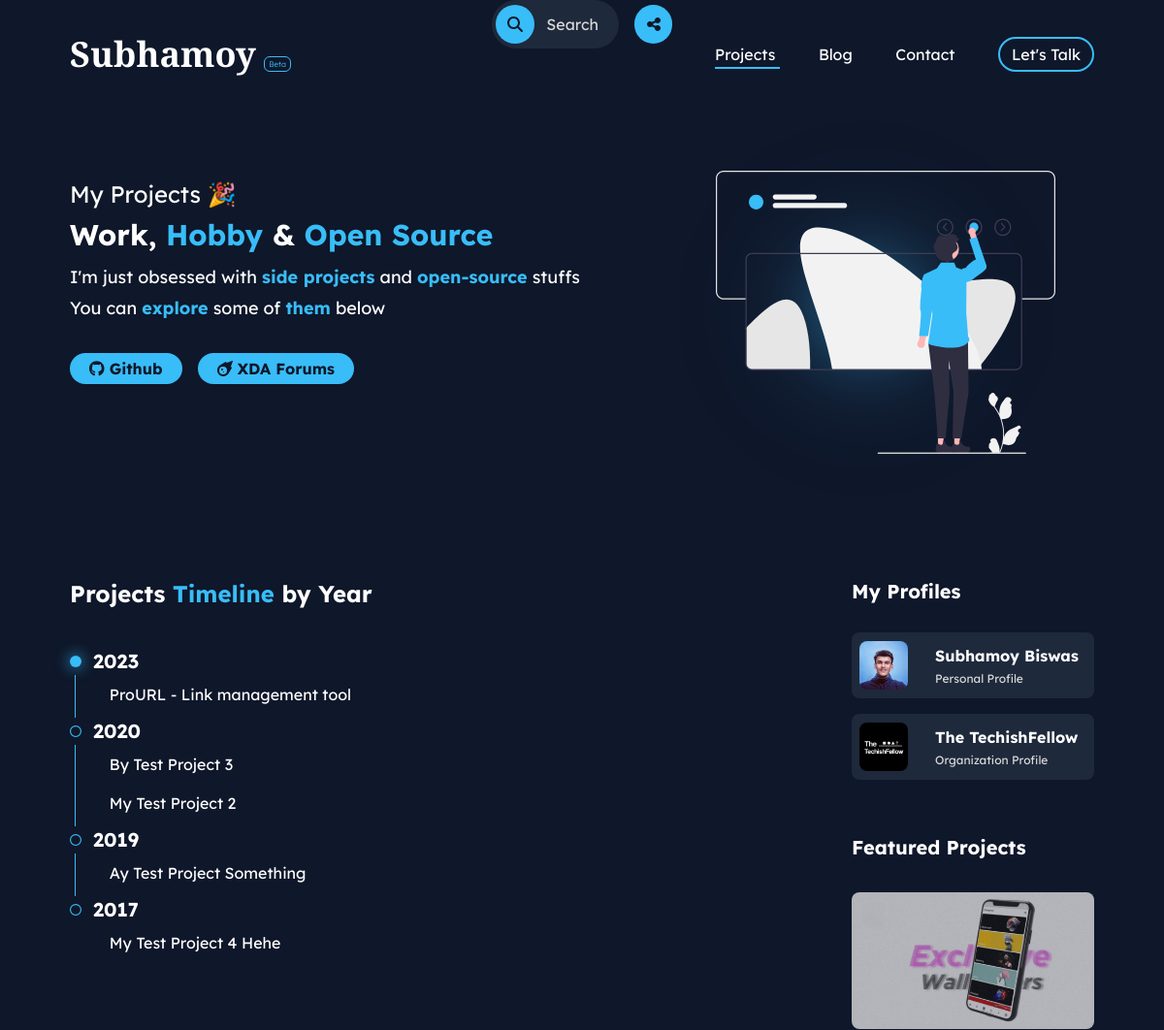
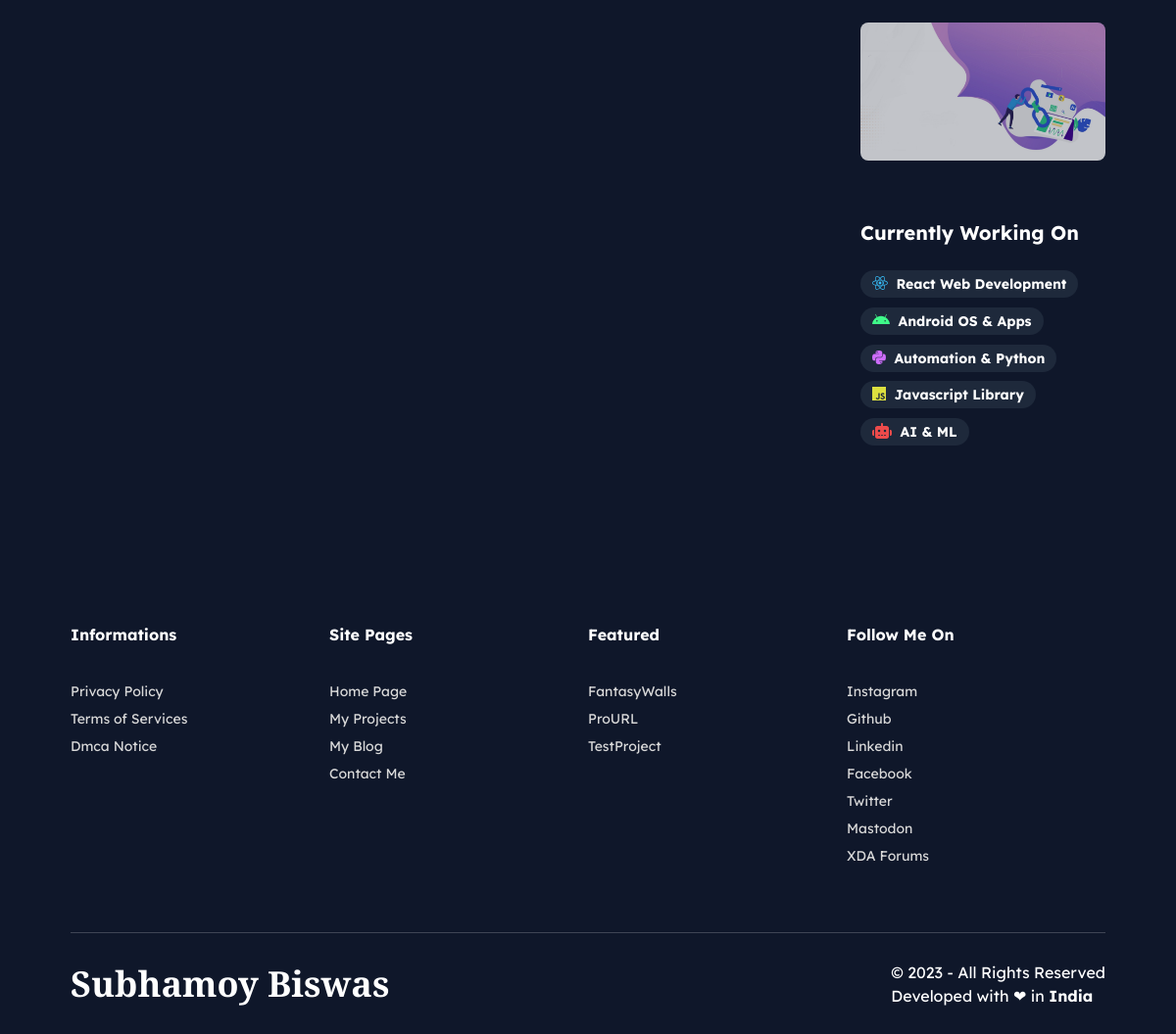
The app's page /htdocs/projects.php with its own data (2 pictures, top to bottom).
### tables this page shows
CREATE TABLE `projects` (
  `id` int(10) NOT NULL,
  `name` varchar(100) NOT NULL,
  `shortdes` varchar(100) NOT NULL,
  `description` varchar(200) NOT NULL,
  `link` varchar(100) NOT NULL,
  `year` int(4) NOT NULL,
  `stag` varchar(100) DEFAULT NULL
);

CREATE TABLE `profile` (
  `id` int(10) NOT NULL,
  `name` varchar(100) NOT NULL,
  `description` varchar(100) NOT NULL,
  `link` varchar(200) NOT NULL,
  `photo` varchar(200) NOT NULL,
  `stag` varchar(100) DEFAULT NULL
);

CREATE TABLE `featured_projects` (
  `id` int(10) NOT NULL,
  `name` varchar(100) NOT NULL,
  `description` varchar(200) NOT NULL,
  `link` varchar(100) NOT NULL,
  `thumbnail` varchar(100) DEFAULT NULL
);

CREATE TABLE `working_on` (
  `id` int(10) NOT NULL,
  `title` varchar(100) NOT NULL,
  `icon` varchar(100) NOT NULL,
  `icon_color` varchar(50) NOT NULL
);

CREATE TABLE `socials` (
  `id` int(10) NOT NULL,
  `platform` varchar(100) NOT NULL,
  `icon` varchar(100) NOT NULL,
  `link` varchar(100) NOT NULL,
  `stag` varchar(100) DEFAULT NULL
);

### htdocs/core/query_functions.php (called while the page is built, shortened)
<?php
function fetch_all_records($conn, $table_name) {
    $sql = "SELECT * FROM $table_name";
    $result = $conn -> query($sql);
    return $result;
}
function create_project_years_array($conn) {
    $sql = "SELECT DISTINCT year FROM projects ORDER BY year DESC";
    $result = $conn -> query($sql);
    if ($result) {
        $years = array();
        while ($row = $result -> fetch_assoc()) {
            $years[] = $row['year'];
        }
        return $years;
    }
}
function fetch_projects_by_year($conn, $year) {
    $sql = "SELECT * FROM projects WHERE year = $year ORDER BY id DESC";
    $result = $conn -> query($sql);
    return $result;
}
function fetch_social_link($conn, $platform_name) {
    $sql = "SELECT link FROM socials WHERE platform = '$platform_name'";
    $result = $conn -> query($sql);
    if($result -> num_rows > 0){
        $row = $result -> fetch_assoc();
        return $row['link'];
    }
    else {
        return "#";
    }
}
function fetch_social_icon($conn, $platform_name) {
    $sql = "SELECT icon FROM socials WHERE platform = '$platform_name'";
    $result = $conn -> query($sql);
    if($result -> num_rows > 0){
        $row = $result -> fetch_assoc();
        return $row['icon'];
    }
}
?>

### htdocs/core/host_config.php (called while the page is built)
<?php
$currentHost = $_SERVER['HTTP_HOST'];
if($currentHost == "localhost") {
    $basePath = "https://localhost/neosubhamoy/htdocs";
}
elseif ($currentHost == "192.168.29.177") {
    $basePath = "https://192.168.29.177/neosubhamoy/htdocs";
}
else {
    $basePath = "https://" . $currentHost;
}
?>

### htdocs/projects.php (the view, shortened to what this page needs)
<?php
require '../connection.php';
require 'core/host_config.php';
require 'core/query_functions.php';
$years = create_project_years_array($conn);
?>
<!DOCTYPE html>
<html lang="en">
<head>
    <?php require 'assets/_integrate.php';?>
</head>
<body class="font-lexend bg-bg_primary text-accent_secondary">
    <?php include 'assets/_floatingbar.php';?>
    <?php require 'assets/_header.php';?>
    <div class="projectsbox w-full px-4 lg:px-[4.5rem]">
        <div class="herosection w-full flex flex-col-reverse justify-center lg:flex-row lg:justify-between items-center mb-3">
            <div class="herotitle w-full px-2 lg:px-0 lg:mt-16 lg:mb-10 2xl:mt-24 2xl:mb-32">
                <p class="text-xl lg:text-2xl my-3 lg:my-2">My Projects  🎉</p>
                <h1 class="text-2xl lg:text-3xl mt-1 mb-4 lg:mt-2 lg:mb-3 whitespace-nowrap font-bold">Work, <span class="text-accent_primary">Hobby</span> & <span class="text-accent_primary">Open Source</span></h1>
                <h2 class="text-lg mt-3 mb-1 lg:mt-2 lg:mb-1 lg:whitespace-nowrap">I'm just obsessed with <span class="text-accent_primary font-bold">side projects</span> and <span class="text-accent_primary font-bold">open-source</span> stuffs</h2>
                <h3 class="text-lg mt-1 mb-3 lg:mt-1 lg:mb-2 lg:whitespace-nowrap">You can <span class="text-accent_primary font-bold">explore</span> some of <span class="text-accent_primary font-bold">them</span> below</h3>
                <div class="w-full flex justify-start items-center my-7 lg:my-6">
                    <button class="w-fit px-5 py-1 my-2 mr-2 font-bold bg-accent_primary text-bg_primary rounded-full hover:shadow-lg hover:shadow-accent_secondary_transparent hover:bg-accent_secondary hover:rounded-lg transition transform duration-500" onclick="window.open('<?php echo fetch_social_link($conn, 'Github') ?>', '_blank')"><i class="text-bg_primary <?php echo fetch_social_icon($conn, 'Github') ?>"></i> Github</button>
                    <button class="w-fit px-5 py-1 my-2 ml-2 font-bold bg-accent_primary text-bg_primary rounded-full hover:shadow-lg hover:shadow-accent_secondary_transparent hover:bg-accent_secondary hover:rounded-lg transition transform duration-500" onclick="window.open('<?php echo fetch_social_link($conn, 'XDA Forums') ?>', '_blank')"><i class="text-bg_primary <?php echo fetch_social_icon($conn, 'XDA Forums') ?>"></i> XDA Forums</button>
                </div>
            </div>
            <div class="heroimage w-full h-full flex justify-center lg:justify-end items-center mt-10 lg:mt-0">
                <div class="wrapper w-[250px] lg:w-[350px] mb-20 mt-10 lg:mb-0 lg:mt-16 lg:mr-10 z-20">
                    <img src="./assets/images/projects-heroimage.svg" alt="heroimage">
                </div>
            </div>
        </div>
        <div class="projectssection w-full flex justify-between items-start mt-32 mb-72 lg:mb-32 px-2 lg:px-0">
            <div class="lefttimeline">
                <h4 class="text-2xl font-bold mb-10">Projects <span class="text-accent_primary">Timeline</span> by Year</h4>
                <div class="timeline">
                <?php
                foreach ($years as $selectedYear) {
                    $projects = fetch_projects_by_year($conn, $selectedYear);
                    if($projects) {
                        echo <<<HTML
                        <div class='year flex items-center'>
                        HTML;
                        if($selectedYear === reset($years)) {
                            echo <<<HTML
                            <i class='fa-solid fa-circle fa-beat-fade text-xs text-accent_primary shadow-[0px_0px_15px] shadow-accent_primary rounded-2xl mr-3'></i>
                            HTML;
                        }
                        else {
                            echo <<<HTML
                            <i class='fa-regular fa-circle text-xs text-accent_primary mr-3'></i>
                            HTML;
                        }
                        echo <<<HTML
                        <h6 class='text-xl font-bold'>$selectedYear</h6>
                        </div>
                        <div class='yearbox flex'>
                        HTML;
                        if ($selectedYear === end($years)) {
                            echo <<<HTML
                            <div class='timelinebarcont w-2 border-l-bg_primary border-l-[1px] ml-[0.30rem]'></div>
                            HTML;
                        }
                        else {
                            echo <<<HTML
                            <div class='timelinebarcont w-2 border-l-accent_primary border-l-[1px] ml-[0.30rem]'></div>
                            HTML;
                        }
                        echo <<<HTML
                        <div class='yearlyprojects flex flex-col'>
                        HTML;
                        while ($project = $projects -> fetch_assoc()) {
                            echo "
                            <a class='projectitem my-2 ml-7 last:mb-3' href='".$project['link']."' target='_blank'>".$project['name'].($project['shortdes'] != "" ? ' - '. $project['shortdes'] : '')."</a>
                            ";
                        }
                        echo <<<HTML
                        </div>
                        </div>
                        HTML;
                    }
                }
                ?>
                </div>
            </div>
            <div class="rightfeatured hidden lg:block">
                <h5 class="text-xl font-bold mb-5">My Profiles</h5>
                <div class="w-full flex flex-col justify-center items-center mb-12">
                    <?php
                    $profiles = fetch_all_records($conn, "profile");
                    if($profiles -> num_rows > 0) {
                        while($profile = $profiles -> fetch_assoc()) {
                            echo "
                            <div class='w-full flex justify-start items-center bg-bg_secondary p-2 rounded-lg my-2 cursor-pointer hover:bg-bg_third transition transform duration-500' onclick=\"window.open('".$profile['link']."')\">
                                <div class='wrapper w-[50px] rounded-lg overflow-hidden'><img src='".$profile['photo']."' alt='".str_replace(' ', '', strtolower($profile['name']))."'></div>
                                <div class='w-ful ml-7'>
                                    <h6 class='text-base font-bold my-1'>".$profile['name']."</h6>
                                    <p class='text-xs text-accent_three my-1'>".$profile['description']."</p>
                                </div>
                            </div>
                            ";
                        }
                    }
                    ?>
                </div>
                <h5 class="text-xl font-bold mb-5">Featured Projects</h5>
                <div class="w-full flex flex-col justify-center items-center mb-12">
                    <?php
                    $featured_projects = fetch_all_records($conn,"featured_projects");
                    if($featured_projects -> num_rows > 0){
                        $counter = 0;
                        while($featured_item = $featured_projects -> fetch_assoc()) {
                            if ($counter < 2) {
                                echo "
                                <div class='group w-[250px] rounded-lg overflow-hidden my-3 relative border-accent_three hover:border-[3px] transition-[border-width] transform duration-100'>
                                    <div class='overlay absolute w-full h-full bg-gradient-to-r from-bg_third z-20 flex-col p-3 hidden group-hover:flex'>
                                        <h6 class='text-xl mb-1'>".$featured_item['name']."</h6>
                                        <p class='text-xs font-[300] mb-4 text-accent_three'>".$featured_item['description']."</p>
                                        <a class='text-sm font-[300] bg-[rgba(255,_255,_255,_0.25)] border-[1px] border-accent_secondary text-accent_secondary px-3 py-[0.15rem] w-fit rounded-full hover:rounded hover:bg-accent_secondary hover:text-bg_primary hover:shadow-lg hover:shadow-accent_secondary_transparent transition transform duration-500' href='".$featured_item['link']."' target='_blank'>View Now</a>
                                    </div>
                                    <img class='opacity-[0.75]' src='".$featured_item['thumbnail']."' alt='".strtolower($featured_item['name'])."'>
                                </div>
                                ";
                            }
                            $counter++;
                            if ($counter >= 2) {
                                break;
                            }
                        }
                    }
                    ?>
                </div>
                <h5 class="text-xl font-bold mb-5">Currently Working On</h5>
                <div class="w-full flex flex-col justify-center flex-wrap mb-12">
                    <?php
                    $working_on = fetch_all_records($conn, "working_on");
                    if($working_on -> num_rows > 0) {
                        while($working_on_topic = $working_on -> fetch_assoc()) {
                            echo"
                            <div class='w-fit my-[0.30rem] text-sm font-bold bg-bg_secondary px-3 py-1 rounded-full'><i class='text-base mr-1 ".$working_on_topic['icon']."' style='color: ".$working_on_topic['icon_color']."'></i> ".$working_on_topic['title']."</div>
                            ";
                        }
                    }
                    ?>
                </div>
            </div>
        </div>
    </div>
    <?php require 'assets/_footer.php';?>
</body>
</html>

### htdocs/assets/_footer.php
<footer class="w-full px-6 lg:px-[4.5rem]">
    <div class="fottermenu w-full flex justify-around flex-wrap lg:flex-nowrap mb-10">
        <div class="w-[50%] lg:w-[25%] flex flex-col justify-start items-start mb-10 lg:mb-0">
            <h6 class="font-bold mb-8">Informations</h6>
            <a class="text-sm text-accent_three my-1 hover:text-accent_secondary transition transform duration-100" href="">Privacy Policy</a>
            <a class="text-sm text-accent_three my-1 hover:text-accent_secondary transition transform duration-100" href="">Terms of Services</a>
            <a class="text-sm text-accent_three my-1 hover:text-accent_secondary transition transform duration-100" href="">Dmca Notice</a>
        </div>
        <div class="w-[50%] lg:w-[25%] flex flex-col justify-start items-start mb-10 lg:mb-0">
            <h6 class="font-bold mb-8">Site Pages</h6>
            <a class="text-sm text-accent_three my-1 hover:text-accent_secondary transition transform duration-100" href="<?php echo $basePath ?>">Home Page</a>
            <a class="text-sm text-accent_three my-1 hover:text-accent_secondary transition transform duration-100" href="<?php echo $basePath . '/projects' ?>">My Projects</a>
            <a class="text-sm text-accent_three my-1 hover:text-accent_secondary transition transform duration-100" href="<?php echo $basePath . '/blog' ?>">My Blog</a>
            <a class="text-sm text-accent_three my-1 hover:text-accent_secondary transition transform duration-100" href="<?php echo $basePath . '/contact' ?>">Contact Me</a>
        </div>
        <div class="w-[50%] lg:w-[25%] flex flex-col justify-start items-start mb-10 lg:mb-0">
            <h6 class="font-bold mb-8">Featured</h6>
            <?php
            $featured_projects_footer = fetch_all_records($conn, "featured_projects");
            if($featured_projects_footer -> num_rows > 0) {
                while($featured_footer_item = $featured_projects_footer -> fetch_assoc()) {
                    echo "
                    <a class='text-sm text-accent_three my-1 hover:text-accent_secondary transition transform duration-100' href='".$featured_footer_item['link']."' target='_blank'>".$featured_footer_item['name']."</a>
                    ";
                }
            }
            ?>
        </div>
        <div class="w-[50%] lg:w-[25%] flex flex-col justify-start items-start mb-10 lg:mb-0">
            <h6 class="font-bold mb-8">Follow Me On</h6>
            <?php
            $footer_socials = fetch_all_records($conn, "socials");
            if($footer_socials -> num_rows > 0) {
                while($footer_social = $footer_socials -> fetch_assoc()) {
                    echo "
                    <a class='text-sm text-accent_three my-1 hover:text-accent_secondary transition transform duration-100' href='".$footer_social['link']."' target='_blank'>".$footer_social['platform']."</a>
                    ";
                }
            }
            ?>
        </div>
    </div>
    <hr class="opacity-20 mt-16 mb-5">
    <div class="copyrightsection w-full flex justify-between items-center mt-7 mb-12">
        <a class="font-cormorant text-4xl font-bold hidden lg:block" href="https://neosubhamoy.xyz">Subhamoy Biswas</a>
        <p class="">&#169; <script>document.write(new Date().getFullYear())</script> - All Rights Reserved<br>Developed with &#10084; in <a class="font-bold" href="">India</a></p>
    </div>
</footer>

### records on screen
projects: name "ProURL", shortdes "Link management tool"
projects: name "By Test Project 3"
projects: name "My Test Project 2"
projects: name "Ay Test Project Something"
projects: name "My Test Project 4 Hehe"
profile: photo (picture), name "Subhamoy Biswas", description "Personal Profile"
profile: photo (picture), name "The TechishFellow", description "Organization Profile"
featured_projects: thumbnail (picture), name "FantasyWalls"
featured_projects: thumbnail (picture), name "ProURL"
working_on: title "React Web Development"
working_on: title "Android OS & Apps"
working_on: title "Automation & Python"
working_on: title "Javascript Library"
working_on: title "AI & ML"
featured_projects: name "TestProject"
socials: platform "Instagram"
socials: platform "Github"
socials: platform "Linkedin"
socials: platform "Facebook"
socials: platform "Twitter"
socials: platform "Mastodon"
socials: platform "XDA Forums"

### other values on screen
$selectedYear "2023"
$selectedYear "2020"
$selectedYear "2019"
$selectedYear "2017"
